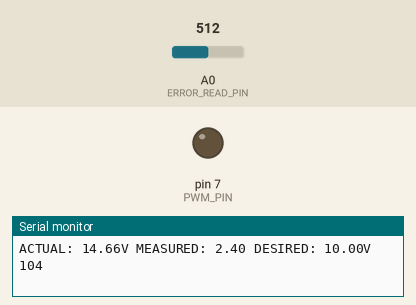
A sketch run on a simulated Arduino Uno, built with avr-gcc and run on an emulated ATmega328P. Parts: output pins drawn as LEDs (lit = HIGH), the last lines printed to the serial monitor. Inputs (shaded band) come from the test bench; at power-on: A0 (ERROR_READ_PIN) = 512.

Above: at 1.2 s.
1.3 s: A0 (ERROR_READ_PIN) set to 353
4.3 s: A0 (ERROR_READ_PIN) set to 334
8.8 s: A0 (ERROR_READ_PIN) set to 511
At 8.87 s:
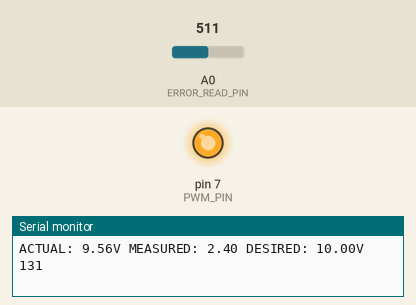
At 9.5 s:
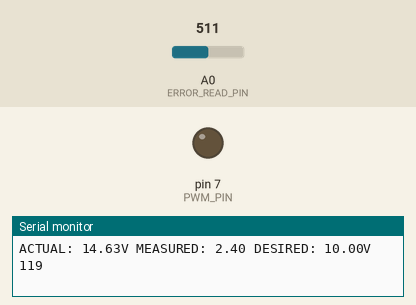
Timing chart, 0 to 11.8 s (numbered marks = the images above; inputs shaded):
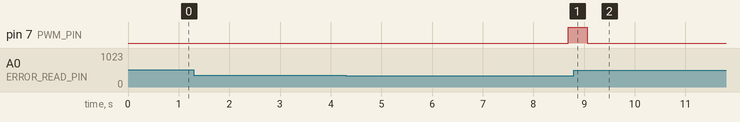

Measured:
- after the input at 4.3 s, pin 7 (PWM_PIN): LOW → HIGH after 4.4 s
- after the input at 8.8 s, pin 7 (PWM_PIN): HIGH → LOW after 0.26 s

The sketch:

arduino_project_2.ino
```cpp
//ARDUINO
const float ERROR_RESOLUTION = 0.0049; //(Theoretical) Resolution of Error ADC.
const float PWM_MAX_VOLTAGE = 5.44; //The maximum voltage of the PWM. Note that this is the maximum output FROM THE PWM, not the maximum output of whatever circuit it is connected to.
const float PWM_MIN_VOLTAGE = 0.0; //The minimum voltage of the PWM. See above.
const int PWM_MAX = 255; //The maximum duty cycle int. Dependent on the pin chosen!
const int PWM_MIN = 0; //I can't think of any reason this wouldn't be 0.
const float ERROR_VOLTAGE_DIVIDER_R1 = 987; //Connected to Voltage 987
const float ERROR_VOLTAGE_DIVIDER_R2 = 5030; //Connected to Ground 5030

//CONTROL
const float STARTING_DESIRED_VOLTAGE = 10.0; //Voltage we want to hit.
const float ACCEPTABLE_ERROR = 0.1; //The maximum acceptable error, to prevent unnecesary oscillations.


//CALIBRATION
const float ERROR_COR_COEFF_LIN = 0.0403346282255192; //Linear Term of Error Corrective Factor
const float ERROR_COR_COEFF_CON = 0.00305211074581631; //Constant Term of Error Corrective Factor

//PINS
const int PWM_PIN = 7;
const int ERROR_READ_PIN = A0; //Pin that reads voltage.

//State
int current_duty = PWM_MAX/2; //We start at 1/2. Change if needed.
float current_desired_voltage = STARTING_DESIRED_VOLTAGE;

void setup() {
  pinMode(PWM_PIN, OUTPUT);
  Serial.begin(9600);
}

float getActualVoltage()
{
  /*
   * Get actual voltage across the load.
   * Based on a voltage divider.
   */

   return getErrorVoltage()/(ERROR_VOLTAGE_DIVIDER_R1/(ERROR_VOLTAGE_DIVIDER_R1+ERROR_VOLTAGE_DIVIDER_R2));
}

float getErrorVoltage()
{
  /*
   * Returns the voltage, as measured from ERROR_READ_PIN.
   *
   * Rationale:
   * According to https://www.arduino.cc/reference/en/language/functions/analog-io/analogread/, the onboard ADC can read between 0 and 5V.
   * For a 10-bit result, this amounts to a resolution of 4.9mV/bit.
   * Due to irregulatiies with this number, we performed some error correction.
   * It turns out that the onboard ADC can only go up to 4.81V. Anything past that, it just cuts off.
   * We also experimentally determined an error correction factor. See above.
   */
   float measured = analogRead(ERROR_READ_PIN)*ERROR_RESOLUTION;
   float corrective_factor = (ERROR_COR_COEFF_LIN*measured)+ERROR_COR_COEFF_CON;
   float corrected = measured-corrective_factor;
   return corrected;
}

bool isAcceptable(float voltage)
{
  //return false;
  return (voltage > current_desired_voltage-ACCEPTABLE_ERROR) && (voltage < current_desired_voltage+ACCEPTABLE_ERROR);
}

float getAverageActualVoltage()
{
  float sum = 0;
  for (int i = 0; i < 1000; i++)
  {
    //samples[i] = getActualVoltage();
    sum+=getActualVoltage();
  }
  return sum/1000;
}

void handleInput()
{
  String readStr;
  if(Serial.available()){
    //printStatus();
    readStr = Serial.readString();
    while(readStr.length() > 0){
      if(readStr.startsWith("set")){
        readStr.remove(0, 3);
        readStr.trim();
        float v_set = readStr.toFloat();
        v_set = static_cast<float>(static_cast<int>(v_set*2))/2;
        current_desired_voltage = v_set;
      }
      else if (readStr.startsWith("pwm"))
      {
        readStr.remove(0, 3);
        readStr.trim();
        current_duty = readStr.toInt();
      }
      else{
        readStr.remove(0, 1);
      }
    }
  }
}

void loop() {

  analogWrite(PWM_PIN, current_duty);

  float voltage = getActualVoltage(); //getAverageActualVoltage();
  if (!isAcceptable(voltage))
  {
    if ((voltage < current_desired_voltage) && (current_duty+1 <= PWM_MAX))
    {
      current_duty++;
    }
    else if ((voltage > current_desired_voltage) && (current_duty-1 >= PWM_MIN))
    {
      current_duty--;
    }
    else
    {
      //Serial.println("ERROR in loop(): Voltage is outside of reachable bounds.");
    }
  }
  //handleInput();
  Serial.print("ACTUAL: ");
  Serial.print(voltage, 2);
  Serial.print("V ");
  Serial.print("MEASURED: ");
  Serial.print(getErrorVoltage(), 2);
  Serial.print(" DESIRED: ");
  Serial.print(current_desired_voltage, 2);
  Serial.print("V ");
  Serial.println(current_duty);
  //delay(500);
}
```
